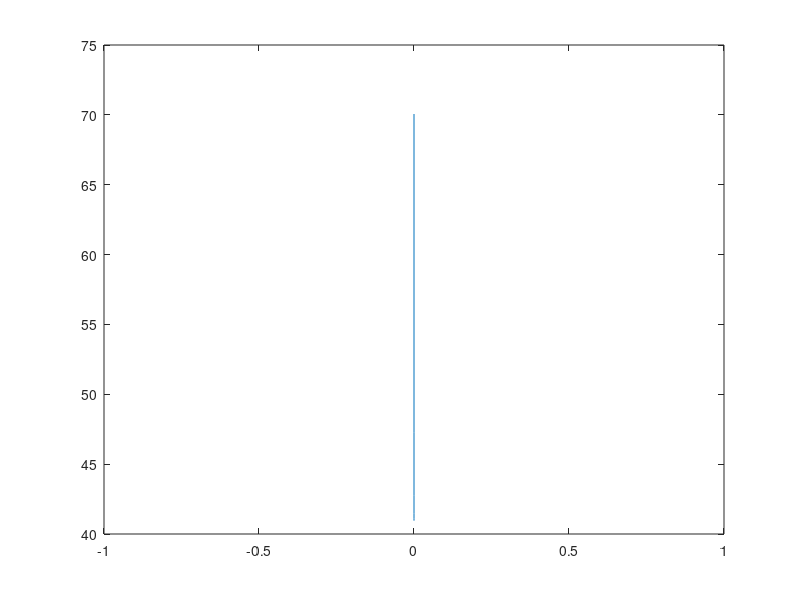

The MATLAB script that drew this image: (Note: this script raises an error after producing the figure.)
  FigHandle = figure;
  set(FigHandle, 'Position', [0, 0, 640, 640]);

mais10 = csvread('10compras.csv');


nservidores = mais10 ( :, [1]); 
wq = mais10 ( : ,[6]);
figure(1)
p = plot(nservidores,wq)
hline = refline([0 90]);
hline.Color = 'r';
p(1).LineWidth = 3;

l = legend('Wq, #unidades <= 10' ,'limite max. permitido (90s)');

set(l,'FontSize',12);

ylabel('Wq -Tempo  m\''{e}dio de espera na fila (s)' ,'interpreter','latex');

xlabel('#Servidores');

set(gca,'fontsize',12);
set(gca,'XTick',nservidores)
title({'An\''{a}lise gr\''{a}fica da evolu\c{c}\~{a}o do tempo m\''{e}dio de espera na fila,' 'mediante o aumento do n\''{u}mero de servidores envolvidos,' 'para clientes com n\''{u}mero de unidades de artigos inferior ou igual a 10'},'interpreter','latex');


